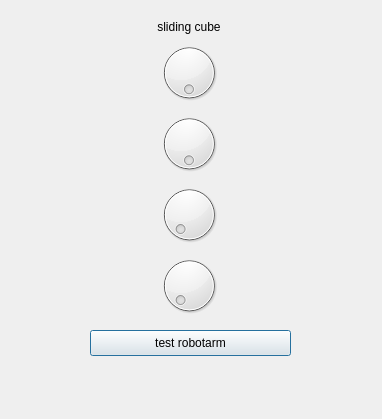
<?xml version="1.0" encoding="UTF-8"?>
<ui version="4.0">
 <class>Dialog</class>
 <widget class="QDialog" name="Dialog">
  <property name="geometry">
   <rect>
    <x>0</x>
    <y>0</y>
    <width>382</width>
    <height>419</height>
   </rect>
  </property>
  <property name="windowTitle">
   <string>Dialog</string>
  </property>
  <widget class="QPushButton" name="pushButton_testarm">
   <property name="geometry">
    <rect>
     <x>90</x>
     <y>330</y>
     <width>201</width>
     <height>26</height>
    </rect>
   </property>
   <property name="text">
    <string>test robotarm</string>
   </property>
  </widget>
  <widget class="QWidget" name="layoutWidget">
   <property name="geometry">
    <rect>
     <x>60</x>
     <y>20</y>
     <width>258</width>
     <height>298</height>
    </rect>
   </property>
   <layout class="QVBoxLayout" name="verticalLayout_2">
    <item>
     <layout class="QVBoxLayout" name="verticalLayout">
      <item>
       <widget class="QLabel" name="label">
        <property name="text">
         <string>sliding cube</string>
        </property>
        <property name="alignment">
         <set>Qt::AlignmentFlag::AlignCenter</set>
        </property>
       </widget>
      </item>
      <item>
       <widget class="QDial" name="dial_1">
        <property name="maximum">
         <number>360</number>
        </property>
        <property name="wrapping">
         <bool>true</bool>
        </property>
       </widget>
      </item>
      <item>
       <widget class="QDial" name="dial_2">
        <property name="minimum">
         <number>0</number>
        </property>
        <property name="maximum">
         <number>360</number>
        </property>
        <property name="pageStep">
         <number>0</number>
        </property>
        <property name="tracking">
         <bool>true</bool>
        </property>
        <property name="orientation">
         <enum>Qt::Orientation::Vertical</enum>
        </property>
        <property name="wrapping">
         <bool>true</bool>
        </property>
        <property name="notchTarget">
         <double>1.000000000000000</double>
        </property>
        <property name="notchesVisible">
         <bool>false</bool>
        </property>
       </widget>
      </item>
      <item>
       <widget class="QDial" name="dial_3">
        <property name="maximum">
         <number>360</number>
        </property>
        <property name="orientation">
         <enum>Qt::Orientation::Vertical</enum>
        </property>
        <property name="wrapping">
         <bool>false</bool>
        </property>
       </widget>
      </item>
      <item>
       <widget class="QDial" name="dial_4">
        <property name="maximum">
         <number>360</number>
        </property>
        <property name="orientation">
         <enum>Qt::Orientation::Vertical</enum>
        </property>
        <property name="wrapping">
         <bool>false</bool>
        </property>
       </widget>
      </item>
     </layout>
    </item>
   </layout>
  </widget>
 </widget>
 <resources/>
 <connections/>
</ui>
